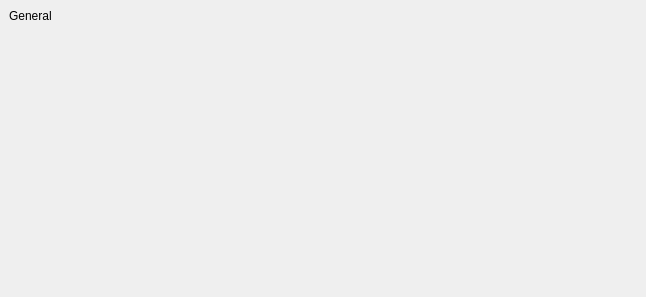
<?xml version="1.0" encoding="UTF-8"?>
<ui version="4.0">
 <class>EventOrTodoMore</class>
 <widget class="QStackedWidget" name="EventOrTodoMore">
  <property name="geometry">
   <rect>
    <x>0</x>
    <y>0</y>
    <width>646</width>
    <height>297</height>
   </rect>
  </property>
  <property name="windowTitle">
   <string>StackedWidget</string>
  </property>
  <property name="currentIndex">
   <number>0</number>
  </property>
  <widget class="QWidget" name="page">
   <layout class="QVBoxLayout" name="verticalLayout_4">
    <item>
     <widget class="QLabel" name="label">
      <property name="text">
       <string>General</string>
      </property>
     </widget>
    </item>
    <item>
     <spacer name="verticalSpacer_5">
      <property name="orientation">
       <enum>Qt::Vertical</enum>
      </property>
      <property name="sizeHint" stdset="0">
       <size>
        <width>20</width>
        <height>267</height>
       </size>
      </property>
     </spacer>
    </item>
   </layout>
  </widget>
  <widget class="QWidget" name="page">
   <layout class="QVBoxLayout" name="verticalLayout_3">
    <item>
     <widget class="QLabel" name="label_2">
      <property name="text">
       <string>Attendees</string>
      </property>
     </widget>
    </item>
    <item>
     <spacer name="verticalSpacer_4">
      <property name="orientation">
       <enum>Qt::Vertical</enum>
      </property>
      <property name="sizeHint" stdset="0">
       <size>
        <width>20</width>
        <height>267</height>
       </size>
      </property>
     </spacer>
    </item>
   </layout>
  </widget>
  <widget class="QWidget" name="page_2">
   <layout class="QGridLayout" name="gridLayout">
    <item row="0" column="0">
     <widget class="QLabel" name="label_6">
      <property name="sizePolicy">
       <sizepolicy hsizetype="Fixed" vsizetype="Preferred">
        <horstretch>0</horstretch>
        <verstretch>0</verstretch>
       </sizepolicy>
      </property>
      <property name="text">
       <string>Quick add a reminder:</string>
      </property>
     </widget>
    </item>
    <item row="0" column="1">
     <widget class="KComboBox" name="mAlarmPresetCombo">
      <property name="sizePolicy">
       <sizepolicy hsizetype="Fixed" vsizetype="Fixed">
        <horstretch>0</horstretch>
        <verstretch>0</verstretch>
       </sizepolicy>
      </property>
      <item>
       <property name="text">
        <string>5 minutes before</string>
       </property>
      </item>
      <item>
       <property name="text">
        <string>10 minutes before</string>
       </property>
      </item>
      <item>
       <property name="text">
        <string>15 minutes before</string>
       </property>
      </item>
      <item>
       <property name="text">
        <string>30 minutes before</string>
       </property>
      </item>
      <item>
       <property name="text">
        <string>45 minutes before</string>
       </property>
      </item>
      <item>
       <property name="text">
        <string>1 day before</string>
       </property>
      </item>
      <item>
       <property name="text">
        <string>2 days before</string>
       </property>
      </item>
      <item>
       <property name="text">
        <string>5 days before</string>
       </property>
      </item>
      <item>
       <property name="text">
        <string>1 week before</string>
       </property>
      </item>
     </widget>
    </item>
    <item row="0" column="2">
     <widget class="QPushButton" name="mAlarmAddPresetButton">
      <property name="sizePolicy">
       <sizepolicy hsizetype="Fixed" vsizetype="Fixed">
        <horstretch>0</horstretch>
        <verstretch>0</verstretch>
       </sizepolicy>
      </property>
      <property name="text">
       <string>Add</string>
      </property>
     </widget>
    </item>
    <item row="0" column="3">
     <spacer name="horizontalSpacer_3">
      <property name="orientation">
       <enum>Qt::Horizontal</enum>
      </property>
      <property name="sizeHint" stdset="0">
       <size>
        <width>194</width>
        <height>22</height>
       </size>
      </property>
     </spacer>
    </item>
    <item row="1" column="0" rowspan="4" colspan="4">
     <widget class="QListWidget" name="mAlarmList">
      <property name="editTriggers">
       <set>QAbstractItemView::NoEditTriggers</set>
      </property>
     </widget>
    </item>
    <item row="1" column="4">
     <widget class="QPushButton" name="mAlarmNewButton">
      <property name="text">
       <string>New</string>
      </property>
     </widget>
    </item>
    <item row="2" column="4">
     <widget class="QPushButton" name="mAlarmConfigureButton">
      <property name="text">
       <string>Configure</string>
      </property>
     </widget>
    </item>
    <item row="3" column="4">
     <widget class="QPushButton" name="mAlarmRemoveButton">
      <property name="text">
       <string>Remove</string>
      </property>
     </widget>
    </item>
    <item row="4" column="4">
     <spacer name="verticalSpacer_3">
      <property name="orientation">
       <enum>Qt::Vertical</enum>
      </property>
      <property name="sizeHint" stdset="0">
       <size>
        <width>88</width>
        <height>173</height>
       </size>
      </property>
     </spacer>
    </item>
   </layout>
  </widget>
  <widget class="QWidget" name="page_3">
   <layout class="QVBoxLayout" name="verticalLayout_2">
    <item>
     <widget class="QLabel" name="label_4">
      <property name="text">
       <string>Recurrence</string>
      </property>
     </widget>
    </item>
    <item>
     <spacer name="verticalSpacer_2">
      <property name="orientation">
       <enum>Qt::Vertical</enum>
      </property>
      <property name="sizeHint" stdset="0">
       <size>
        <width>20</width>
        <height>270</height>
       </size>
      </property>
     </spacer>
    </item>
   </layout>
  </widget>
  <widget class="QWidget" name="page_4">
   <layout class="QVBoxLayout" name="verticalLayout">
    <item>
     <widget class="QLabel" name="label_5">
      <property name="text">
       <string>Attachments</string>
      </property>
     </widget>
    </item>
    <item>
     <spacer name="verticalSpacer">
      <property name="orientation">
       <enum>Qt::Vertical</enum>
      </property>
      <property name="sizeHint" stdset="0">
       <size>
        <width>20</width>
        <height>270</height>
       </size>
      </property>
     </spacer>
    </item>
   </layout>
  </widget>
 </widget>
 <customwidgets>
  <customwidget>
   <class>KComboBox</class>
   <extends>QComboBox</extends>
   <header>kcombobox.h</header>
  </customwidget>
 </customwidgets>
 <resources/>
 <connections/>
</ui>
